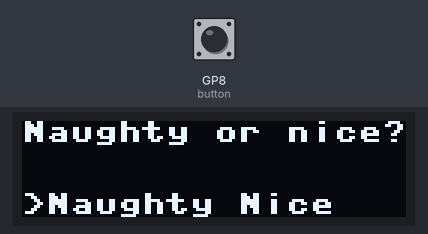
Bench run of a program on a simulated Raspberry Pi Pico running MicroPython. On the bench: 128×32 one-colour display. The inputs (shaded band) are chosen by the test bench; at power-on: GP8 (button) LOW.

Above: at 2.08 s.
2.3 s: GP8 (button) pulled HIGH for 3.2 s
At 3.7 s:
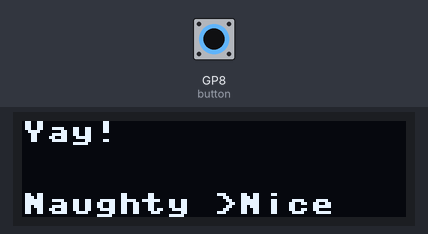
At 6.68 s:
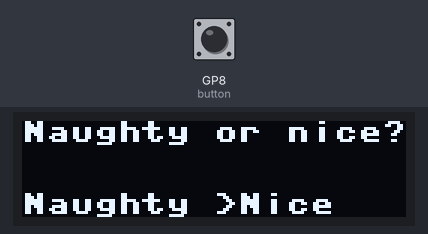
8.2 s: GP8 (button) pulled HIGH for 0.15 s
9.8 s: GP8 (button) pulled HIGH for 1 s
At 10.7 s:
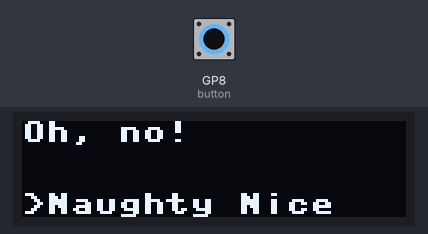

The program:

naughty_or_nice_game.py
```python
from machine import Pin, I2C
from ssd1306 import SSD1306_I2C
import time

# Set up the button
button = Pin(8, Pin.IN, Pin.PULL_DOWN)

# Set up I2C
i2c = I2C(0, sda=Pin(0), scl=Pin(1), freq=400000)

# Short delay to stop I2C falling over
time.sleep(1)

# Define the display and size (128 x 32)
display = SSD1306_I2C(128, 32, i2c)

state = 0

while True:
    #Delay before changing market
    time.sleep(0.1)

    if state == 0:
        display.fill(0)
        display.text("Naughty or nice?",0,0)
        display.text(">Naughty Nice",0,24)
        display.show()

        state = 1

        if button.value() == 1: # If button clicked
            display.fill(0)
            display.text("Oh, no!",0,0)
            display.text(">Naughty Nice",0,24)
            display.show()

            time.sleep(2)

    elif state == 1:
        display.fill(0)
        display.text("Naughty or nice?",0,0)
        display.text("Naughty >Nice",0,24)
        display.show()

        state = 0

        if button.value() == 1:
            display.fill(0)
            display.text("Yay!",0,0)
            display.text("Naughty >Nice",0,24)
            display.show()

            time.sleep(2)
```

Measured:
- after the input at 2.3 s, the display: changes after 0.08 s (image 1)
- after the input at 9.8 s, the display: changes after 0.55 s (image 3)
- what the display in image 1 shows lasts 2.1 s, from 2.4 s to 4.5 s
